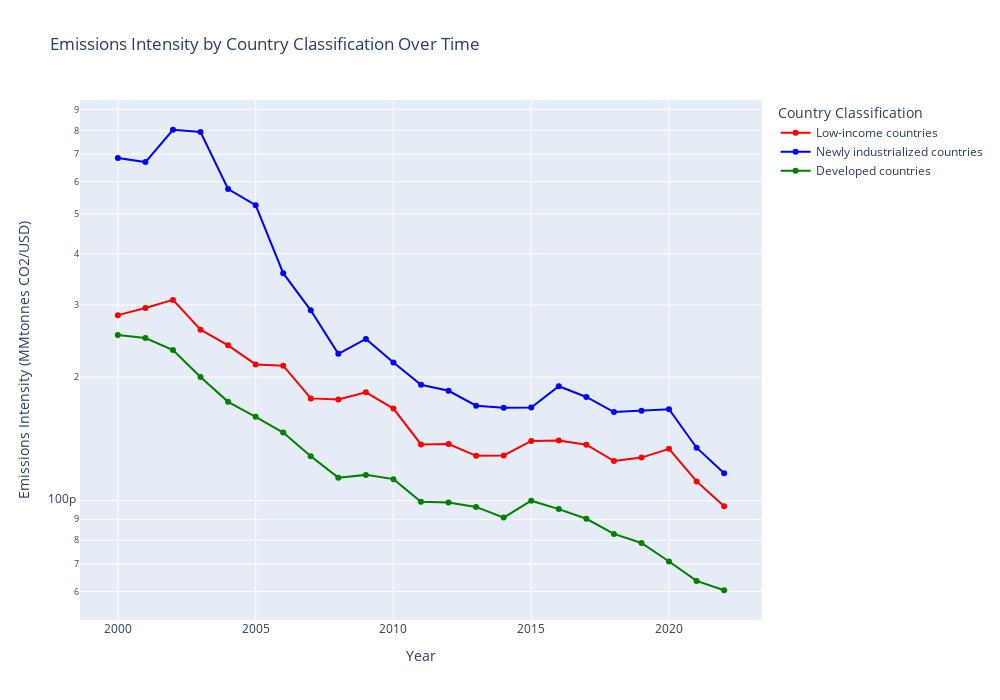

Notebook code for this chart:
### Code cell
groups_df['Emissions Intensity'] = groups_df['Emissions'] / groups_df['Adjusted GDP']


intensity_by_classification = groups_df.groupby(['Country Classification', 'Year']).agg(
    avg_emissions_intensity=('Emissions Intensity', 'mean')
).reset_index()

low_income_df = intensity_by_classification[intensity_by_classification['Country Classification'] == 'Low-income countries']
newly_industrialized_df = intensity_by_classification[intensity_by_classification['Country Classification'] == 'Newly industrialized countries']
developed_df = intensity_by_classification[intensity_by_classification['Country Classification'] == 'Developed countries']

fig = go.Figure()

fig.add_trace(go.Scatter(
    x=low_income_df['Year'], y=low_income_df['avg_emissions_intensity'],
    mode='lines+markers', name='Low-income countries',
    line=dict(color='red')
))

fig.add_trace(go.Scatter(
    x=newly_industrialized_df['Year'], y=newly_industrialized_df['avg_emissions_intensity'],
    mode='lines+markers', name='Newly industrialized countries',
    line=dict(color='blue')
))

fig.add_trace(go.Scatter(
    x=developed_df['Year'], y=developed_df['avg_emissions_intensity'],
    mode='lines+markers', name='Developed countries',
    line=dict(color='green')
))

fig.update_layout(
    title='Emissions Intensity by Country Classification Over Time',
    xaxis_title='Year',
    yaxis_title='Emissions Intensity (MMtonnes CO2/USD)',
    yaxis=dict(type='log'),  
    legend_title='Country Classification',
    height=700,
    width=1000
)

fig.show()

### Figure 1 — Plotly figure (JSON) as saved in the notebook; plotly's stock layout.template omitted (floating-point values rounded to 4 significant figures)
{"data": [{"line": {"color": "red"}, "mode": "lines+markers", "name": "Low-income countries", "type": "scatter", "x": [2000, 2001, 2002, 2003, 2004, 2005, 2006, 2007, 2008, 2009, 2010, 2011, 2012, 2013, 2014, 2015, 2016, 2017, 2018, 2019, 2020, 2021, 2022], "y": [2.833e-10, 2.948e-10, 3.086e-10, 2.611e-10, 2.391e-10, 2.148e-10, 2.133e-10, 1.775e-10, 1.764e-10, 1.836e-10, 1.677e-10, 1.37e-10, 1.374e-10, 1.286e-10, 1.289e-10, 1.397e-10, 1.401e-10, 1.368e-10, 1.248e-10, 1.273e-10, 1.337e-10, 1.113e-10, 9.689e-11]}, {"line": {"color": "blue"}, "mode": "lines+markers", "name": "Newly industrialized countries", "type": "scatter", "x": [2000, 2001, 2002, 2003, 2004, 2005, 2006, 2007, 2008, 2009, 2010, 2011, 2012, 2013, 2014, 2015, 2016, 2017, 2018, 2019, 2020, 2021, 2022], "y": [6.848e-10, 6.693e-10, 8.027e-10, 7.925e-10, 5.753e-10, 5.254e-10, 3.586e-10, 2.911e-10, 2.279e-10, 2.479e-10, 2.17e-10, 1.917e-10, 1.853e-10, 1.704e-10, 1.683e-10, 1.686e-10, 1.9e-10, 1.789e-10, 1.643e-10, 1.656e-10, 1.671e-10, 1.346e-10, 1.166e-10]}, {"line": {"color": "green"}, "mode": "lines+markers", "name": "Developed countries", "type": "scatter", "x": [2000, 2001, 2002, 2003, 2004, 2005, 2006, 2007, 2008, 2009, 2010, 2011, 2012, 2013, 2014, 2015, 2016, 2017, 2018, 2019, 2020, 2021, 2022], "y": [2.533e-10, 2.492e-10, 2.329e-10, 2.001e-10, 1.741e-10, 1.601e-10, 1.465e-10, 1.282e-10, 1.137e-10, 1.155e-10, 1.128e-10, 9.936e-11, 9.884e-11, 9.648e-11, 9.087e-11, 9.992e-11, 9.531e-11, 9.027e-11, 8.29e-11, 7.881e-11, 7.101e-11, 6.367e-11, 6.042e-11]}], "layout": {"height": 700, "legend": {"title": {"text": "Country Classification"}}, "title": {"text": "Emissions Intensity by Country Classification Over Time"}, "width": 1000, "xaxis": {"autorange": true, "range": [1999.0, 2023.0], "title": {"text": "Year"}, "type": "linear"}, "yaxis": {"autorange": true, "range": [-10.29, -9.023], "title": {"text": "Emissions Intensity (MMtonnes CO2/USD)"}, "type": "log"}}}
